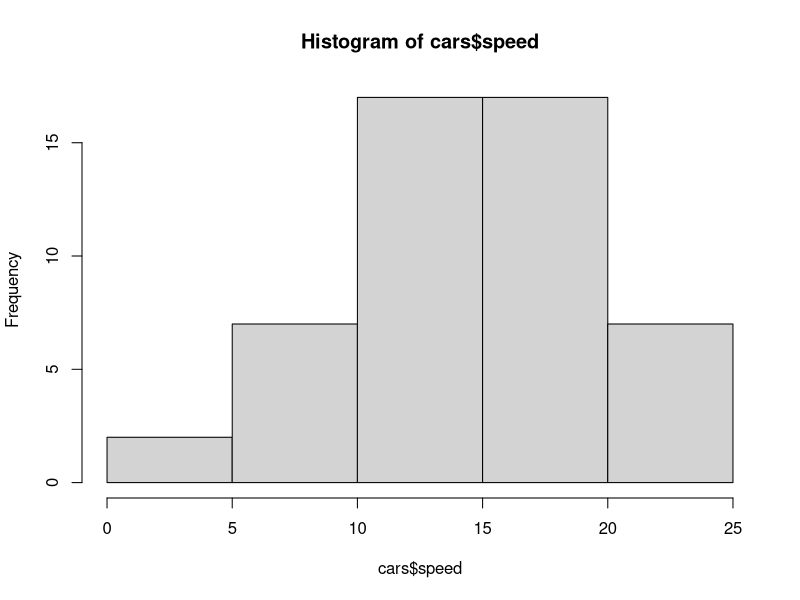
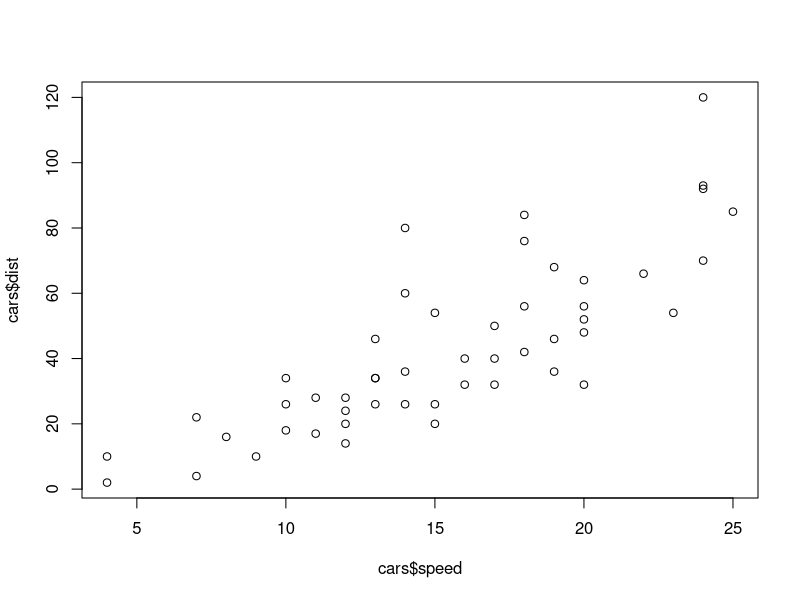

Write R code to recreate these figures, in order.
## ---- chunk 1
hist(cars$speed)
## ---- chunk 2
plot(cars$speed, cars$dist)
